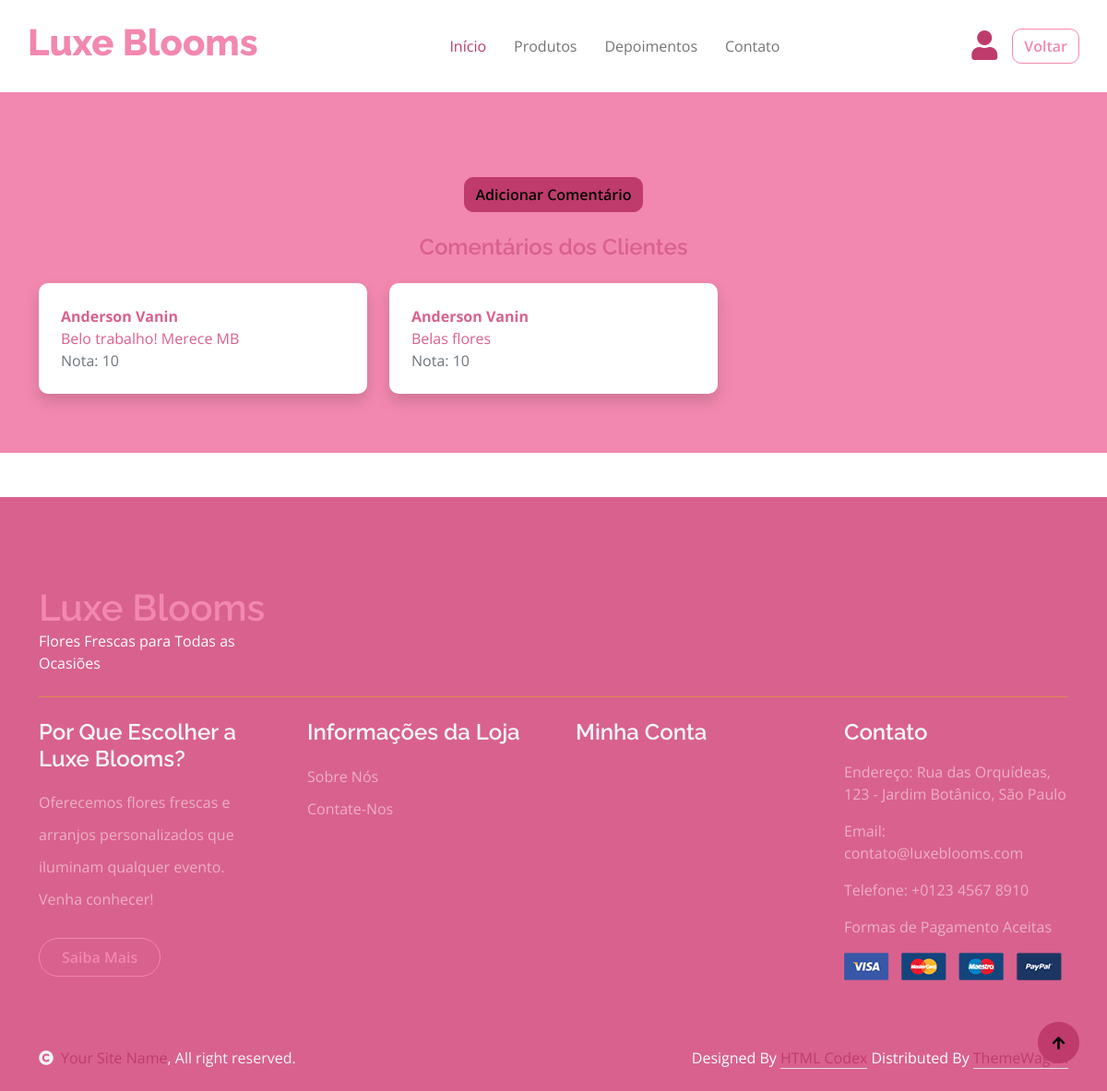
Screenshot of /Floricultura/testimonial.php with the database file from the repository.
### tables this page shows
CREATE TABLE `comentarios` (
  `id_comentario` int(11) NOT NULL,
  `conteudo` varchar(520) DEFAULT NULL,
  `id_cliente` int(11) DEFAULT NULL,
  `nota` int(11) DEFAULT NULL
);

CREATE TABLE `cadastro_cliente` (
  `id_cliente` int(11) NOT NULL,
  `cpf_cliente` varchar(14) NOT NULL,
  `telefone_cliente` varchar(14) DEFAULT NULL,
  `nome_cliente` varchar(128) DEFAULT NULL,
  `email_cliente` varchar(128) DEFAULT NULL,
  `senha_cliente` varchar(64) DEFAULT NULL,
  `tipo` enum('cliente','vendedor','administrador') NOT NULL DEFAULT 'cliente'
);

### Floricultura/testimonial.php (the view, shortened to what this page needs)
<?php
    include 'C:\xampp\htdocs\Floricultura/banco_de_dados/conecta.php';
    include 'menu.php';
?>
<div class="container-fluid py-5 bg-light">
    <div class="container">
        <div class="text-center my-4">
            <button class="btn btn-primary" data-bs-toggle="modal" data-bs-target="#addCommentModal">Adicionar Comentário</button>
        </div>
        <h4 class="text-dark text-center mb-4">Comentários dos Clientes</h4>
        <div class="row">
        <?php
$query = "SELECT c.conteudo, c.nota, u.nome_cliente, u.tipo FROM comentarios c
          JOIN cadastro_cliente u ON c.id_cliente = u.id_cliente";
$result = mysqli_query($conexao, $query);
if (mysqli_num_rows($result) > 0) {
    while ($row = mysqli_fetch_assoc($result)) {
        echo '<div class="col-md-4 mb-3">';
        echo '<div class="bg-white p-4 rounded shadow">';
        if ($row['tipo'] == 'cliente') {
            echo '<p class="mb-0 text-dark"><strong>' . htmlspecialchars($row['nome_cliente']) . '</strong></p>';
        } else {
            echo '<p class="mb-0 text-dark"><strong>Usuário não identificado</strong></p>';
        }
        echo '<p class="mb-0 text-dark">' . htmlspecialchars($row['conteudo']) . '</p>';
        echo '<p class="mb-0 text-muted">Nota: ' . htmlspecialchars($row['nota']) . '</p>';
        echo '</div>';
        echo '</div>';
    }
} else {
    echo '<p class="text-center text-muted">Nenhum comentário disponível.</p>';
}
?>
        </div>
    </div>
</div>
<?php
    include 'footer.php';
?>
        <div class="container-fluid copyright bg-dark py-4">
            <div class="container">
                <div class="row">
                    <div class="col-md-6 text-center text-md-start mb-3 mb-md-0">
                        <span class="text-light"><a href="#"><i class="fas fa-copyright text-light me-2"></i>Your Site Name</a>, All right reserved.</span>
                    </div>
                    <div class="col-md-6 my-auto text-center text-md-end text-white">
                        Designed By <a class="border-bottom" href="https://htmlcodex.com">HTML Codex</a> Distributed By <a class="border-bottom" href="https://themewagon.com">ThemeWagon</a>
                    </div>
                </div>
            </div>
        </div>
        <a href="#" class="btn btn-primary border-3 border-primary rounded-circle back-to-top"><i class="fa fa-arrow-up"></i></a>
    </body>
</html>

### Floricultura/css/style.css (style rules this page uses)
.text-center.my-4 button { position: relative; margin-top: 120px; }
.back-to-top { position: fixed; right: 30px; bottom: 30px; display: flex; width: 45px; height: 45px; align-items: center; justify-content: center; transition: 0.5s; z-index: 99; }
.btn { font-weight: 600; transition: .5s; }

### rows the page displays
comentarios: id_cliente.nome_cliente "Anderson Vanin", conteudo "Belo trabalho! Merece MB", nota "10"
comentarios: id_cliente.nome_cliente "Anderson Vanin", conteudo "Belas flores", nota "10"
